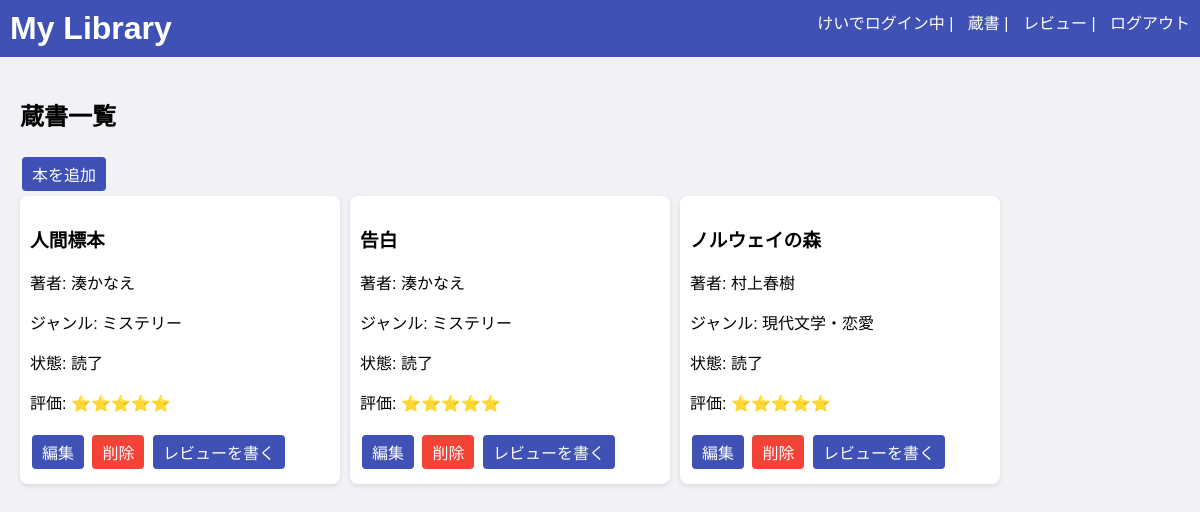
The page /books (signed in) on the database its author committed.
### models.py (models this page shows)
class Book(db.Model):
    id = db.Column(db.Integer, primary_key=True)
    title = db.Column(db.String(200), nullable=False)
    author = db.Column(db.String(100), nullable=False)
    genre = db.Column(db.String(50))
    status = db.Column(db.String(20))
    rating = db.Column(db.Integer, default=0)
    user_id = db.Column(db.Integer, db.ForeignKey('user.id'), nullable=False)
    reviews = db.relationship('Review', backref='book', lazy=True)

### app.py (the view)
@app.route('/books')
def books_page():
    if 'user_id' not in session:
        return redirect(url_for('login'))
    books = Book.query.filter_by(user_id=session['user_id']).all()
    return render_template('books.html', books=books)

### templates/books.html (shortened to what this page needs)
{% extends "base.html" %}
{% block content %}
<h2>蔵書一覧</h2>
<a class="btn" href="{{ url_for('add_book') }}">本を追加</a>
<div class="card-container">
{% for book in books %}
<div class="card">
    <h3>{{ book.title }}</h3>
    <p>著者: {{ book.author }}</p>
    <p>ジャンル: {{ book.genre or "未設定" }}</p>
    <p>状態: {{ book.status }}</p>
    <p>評価: {{ '⭐'*book.rating }}{{ '☆'*(5-book.rating) }}</p>
    <a class="btn" href="{{ url_for('edit_book', book_id=book.id) }}">編集</a>
    <a class="btn delete" href="{{ url_for('delete_book', book_id=book.id) }}" onclick="return confirm('削除しますか？')">削除</a>
    <a class="btn" href="{{ url_for('add_review', book_id=book.id) }}">レビューを書く</a>
</div>
{% endfor %}
</div>
{% endblock %}

### static/style.css (style rules this page uses)
body { font-family: Arial, sans-serif; margin: 0; padding: 0; background: #f0f2f5; }
.card-container { display: flex; flex-wrap: wrap; gap: 10px; }
.card { background: white; border-radius: 8px; padding: 10px; width: 300px; box-shadow: 0 2px 5px rgba(0,0,0,0.1); }
.btn { display: inline-block; padding: 5px 10px; margin: 5px 2px; background: #3f51b5; color: white; border-radius: 4px; text-decoration: none; }
.btn.delete { background: #f44336; }

### rows shown on the page
Book: title "人間標本", author "湊かなえ", genre "ミステリー", status "読了", rating "⭐⭐⭐⭐⭐"
Book: title "告白", author "湊かなえ", genre "ミステリー", status "読了", rating "⭐⭐⭐⭐⭐"
Book: title "ノルウェイの森", author "村上春樹", genre "現代文学・恋愛", status "読了", rating "⭐⭐⭐⭐⭐"

### other values the page prints
{{ session['username'] }} "けい"
